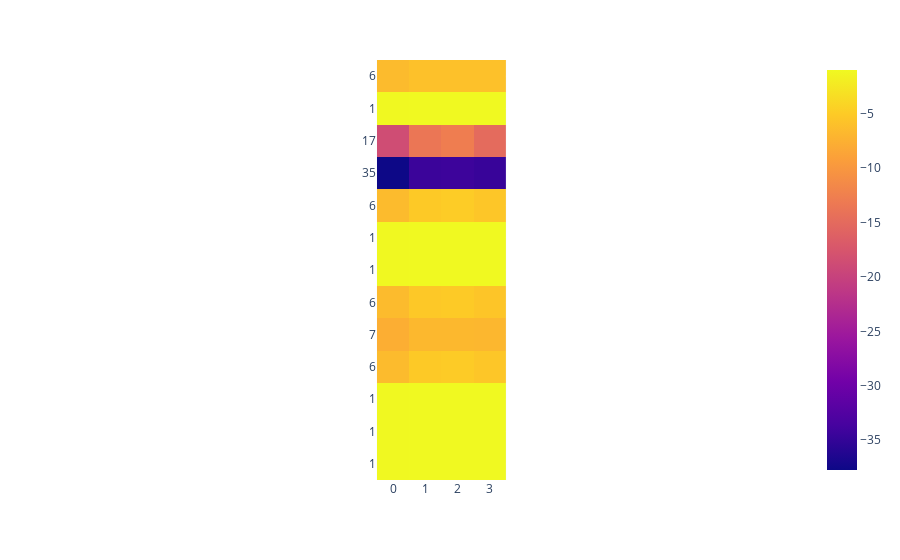
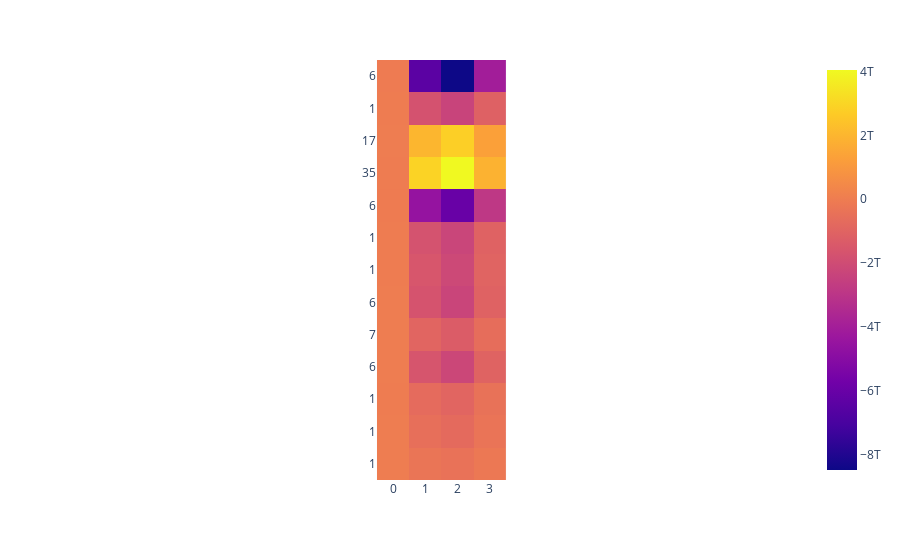

The code cell stored with these charts, in order, in its notebook:
### Code cell
node_input_irrep = o3.Irreps("1x0e+1x1o")
node_attr_irrep = o3.Irreps("1x0e")
irreps_sh = o3.Irreps("1x0e+1x1o+1x2e")
irreps_hidden = o3.Irreps("3x0e+4x1o")
irreps_out = o3.Irreps("1x0e+1x1o")
max_radius = 4
num_basis = 4
radial_layers = 4
radial_neurons = 5
num_neighbors = 3
typical_number_of_nodes = 20 

convolution = ConvolutionGatePoints(
    irreps_in=node_input_irrep,
    irreps_node_attr=node_attr_irrep,
    irreps_edge_attr=o3.Irreps(f"{num_basis}x0e"),
    irreps_out=irreps_out,
    number_of_edge_features=1,
    radial_layers=radial_layers,
    radial_neurons=radial_neurons,
    num_neighbors=num_neighbors,
)

network = NetworkGatePoints(
    irreps_in=node_input_irrep,
    irreps_hidden=irreps_hidden,
    irreps_out=irreps_out,
    irreps_node_attr=node_attr_irrep,
    irreps_edge_attr=o3.Irreps(f"{num_basis}x0e"),
    layers=radial_layers,
    max_radius=max_radius,
    number_of_basis=num_basis,
    radial_layers=radial_layers,
    radial_neurons=radial_neurons,
    num_neighbors=num_neighbors,
    num_nodes=typical_number_of_nodes,
    reduce_output=False,
)

for idx, data in enumerate(train_loader):

    row, col = data.edge_index
    edge_vec = data.pos[row] - data.pos[col]

    norm_edge_vec = edge_vec.norm(dim=1)
    norm_edge_vec = norm_edge_vec.view(-1, 1)

    sh = o3.spherical_harmonics(
        irreps_sh, edge_vec, normalize=True, normalization="component"
    )

    edge_length_embedding = soft_one_hot_linspace(
        edge_vec.norm(dim=1),
        start=0.0,
        end=max_radius,
        number=num_basis,
        basis="smooth_finite",
        cutoff=True,
    )

    node_input = data.x
    node_attr = data.species_initial_state
    edge_src = data.edge_index[0]
    edge_dst = data.edge_index[1]
    edge_attr = edge_length_embedding
    edge_features = norm_edge_vec

    print(f"Shape of node_input: {node_input.shape}")
    print(f"Shape of node_attr: {node_attr.shape}")
    print(f"Shape of edge_src: {edge_src.shape}")
    print(f"Shape of edge_dst: {edge_dst.shape}")
    print(f"Shape of edge_attr: {edge_attr.shape}")
    print(f"Shape of edge_features: {edge_features.shape}")

    output = convolution(
        node_attr=node_attr,
        node_input=node_input,
        edge_src=edge_src,
        edge_dst=edge_dst,
        edge_attr=edge_attr,
        edge_features=norm_edge_vec,
    )

    print(f"Shape of output: {output.shape}")
    
    difference = output - node_attr

    print(f"Shape of difference: {difference.shape}")
    fig = px.imshow(difference.detach().numpy())
    tickvals = node_attr.view(-1).detach().numpy().flatten()
    fig.update_yaxes(tickvals=np.arange(len(tickvals)), ticktext=tickvals)
    fig.show()

    output_network = network(
        {
            "pos": data.pos,
            "x": data.x,
            "z": data.species_initial_state,
            "batch": data.batch,
        }
    )

    print(f"Shape of output_network: {output_network.shape}")
    difference_network = output_network - node_attr
    fig = px.imshow(difference_network.detach().numpy())
    tickvals = node_attr.view(-1).detach().numpy().flatten()
    fig.update_yaxes(tickvals=np.arange(len(tickvals)), ticktext=tickvals)
    fig.show()

    break

### Figure 1 — Plotly figure (JSON) as saved in the notebook; plotly's stock layout.template omitted (floating-point values rounded to 4 significant figures)
{"data": [{"coloraxis": "coloraxis", "hovertemplate": "x: %{x}<br>y: %{y}<br>color: %{z}<extra></extra>", "name": "0", "type": "heatmap", "xaxis": "x", "yaxis": "y", "z": [[-6.445, -5.922, -5.904, -5.953], [-1.03, -1, -1, -1], [-18.63, -13.58, -12.76, -14.91], [-37.74, -34.48, -34.28, -34.67], [-6.478, -5.136, -4.93, -5.473], [-1.056, -0.9832, -0.9791, -0.9897], [-1.057, -0.9903, -0.988, -0.9941], [-6.477, -5.256, -5.078, -5.546], [-7.704, -6.787, -6.737, -6.87], [-6.468, -5.154, -4.952, -5.484], [-1.057, -1.0, -1.0, -1.0], [-1.057, -0.9997, -0.9997, -0.9998], [-1.057, -0.9996, -0.9995, -0.9998]]}], "layout": {"coloraxis": {"colorscale": [[0, "#0d0887"], [0.1111, "#46039f"], [0.2222, "#7201a8"], [0.3333, "#9c179e"], [0.4444, "#bd3786"], [0.5556, "#d8576b"], [0.6667, "#ed7953"], [0.7778, "#fb9f3a"], [0.8889, "#fdca26"], [1, "#f0f921"]]}, "margin": {"t": 60}, "xaxis": {"anchor": "y", "constrain": "domain", "domain": [0, 1], "scaleanchor": "y"}, "yaxis": {"anchor": "x", "autorange": "reversed", "constrain": "domain", "domain": [0, 1], "ticktext": [6, 1, 17, 35, 6, 1, 1, 6, 7, 6, 1, 1, 1], "tickvals": [0, 1, 2, 3, 4, 5, 6, 7, 8, 9, 10, 11, 12]}}}

### Figure 2 — Plotly figure (JSON) as saved in the notebook; plotly's stock layout.template omitted (floating-point values rounded to 4 significant figures)
{"data": [{"coloraxis": "coloraxis", "hovertemplate": "x: %{x}<br>y: %{y}<br>color: %{z}<extra></extra>", "name": "0", "type": "heatmap", "xaxis": "x", "yaxis": "y", "z": [[-65370685440, -6409579659264, -8481062518784, -4032624328704], [-14379782144, -1746421284864, -2330868580352, -1103298560000], [440146784, 2021682184192, 2789254889472, 1297761173504], [-2589225984, 2920587984896, 4045608058880, 1878149824512], [-42750058496, -4532907016192, -6016518324224, -2856125988864], [-13839521792, -1706746707968, -2276295704576, -1077856960512], [-12404406272, -1585100619776, -2116117069824, -1001505423360], [-709008960, -1678125826048, -2299152826368, -1073671372800], [-207021040, -952935317504, -1310842683392, -610864660480], [-920237376, -1602916843520, -2199544922112, -1026327117824], [-2720494336, -684057427968, -928659472384, -435699318784], [-192533168, -534321168384, -733696229376, -342227025920], [-51986040, -297681879040, -410203750400, -190995906560]]}], "layout": {"coloraxis": {"colorscale": [[0, "#0d0887"], [0.1111, "#46039f"], [0.2222, "#7201a8"], [0.3333, "#9c179e"], [0.4444, "#bd3786"], [0.5556, "#d8576b"], [0.6667, "#ed7953"], [0.7778, "#fb9f3a"], [0.8889, "#fdca26"], [1, "#f0f921"]]}, "margin": {"t": 60}, "xaxis": {"anchor": "y", "constrain": "domain", "domain": [0, 1], "scaleanchor": "y"}, "yaxis": {"anchor": "x", "autorange": "reversed", "constrain": "domain", "domain": [0, 1], "ticktext": [6, 1, 17, 35, 6, 1, 1, 6, 7, 6, 1, 1, 1], "tickvals": [0, 1, 2, 3, 4, 5, 6, 7, 8, 9, 10, 11, 12]}}}
